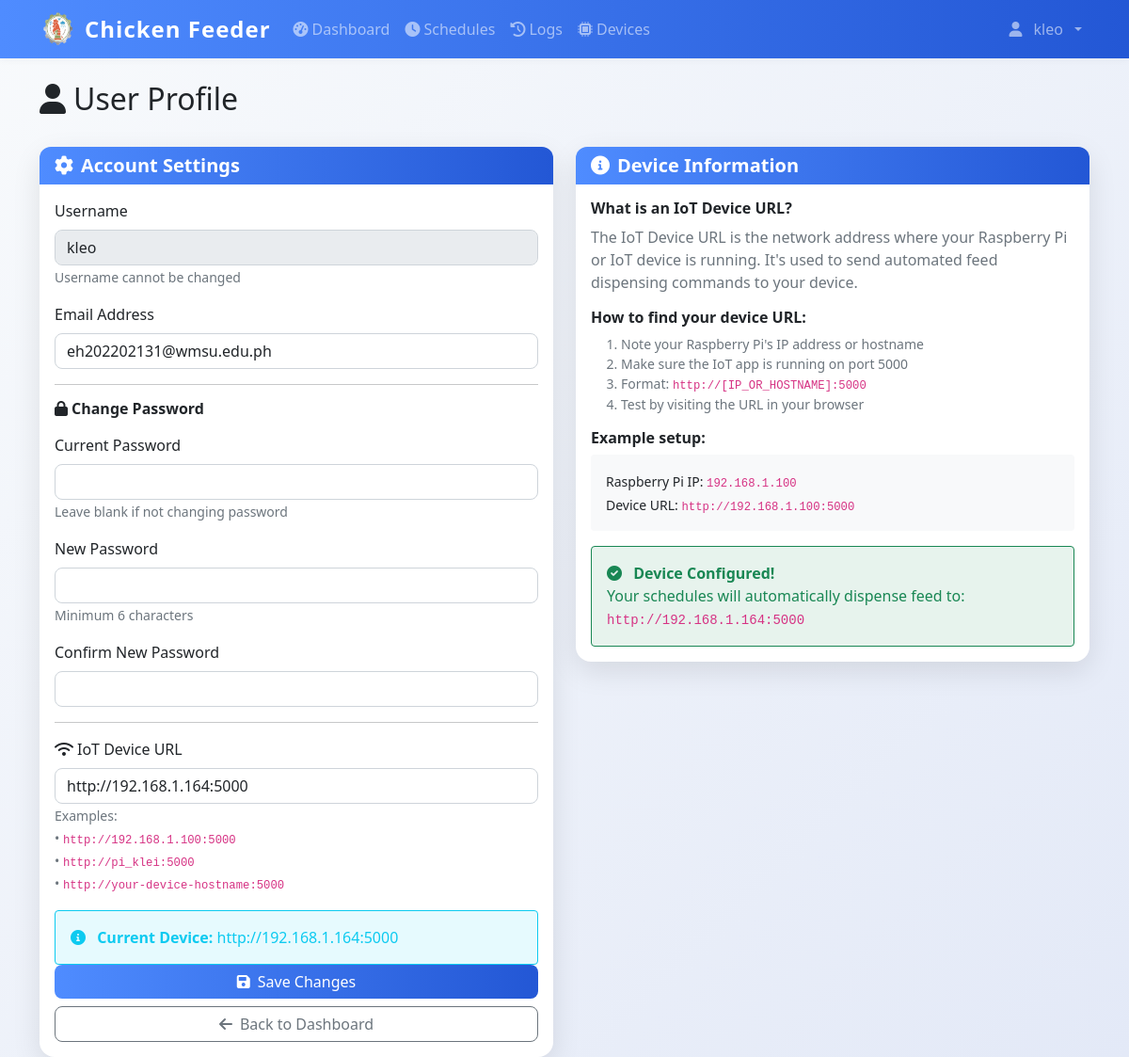
/profile (signed in), run on an earlier commit of the app's database.
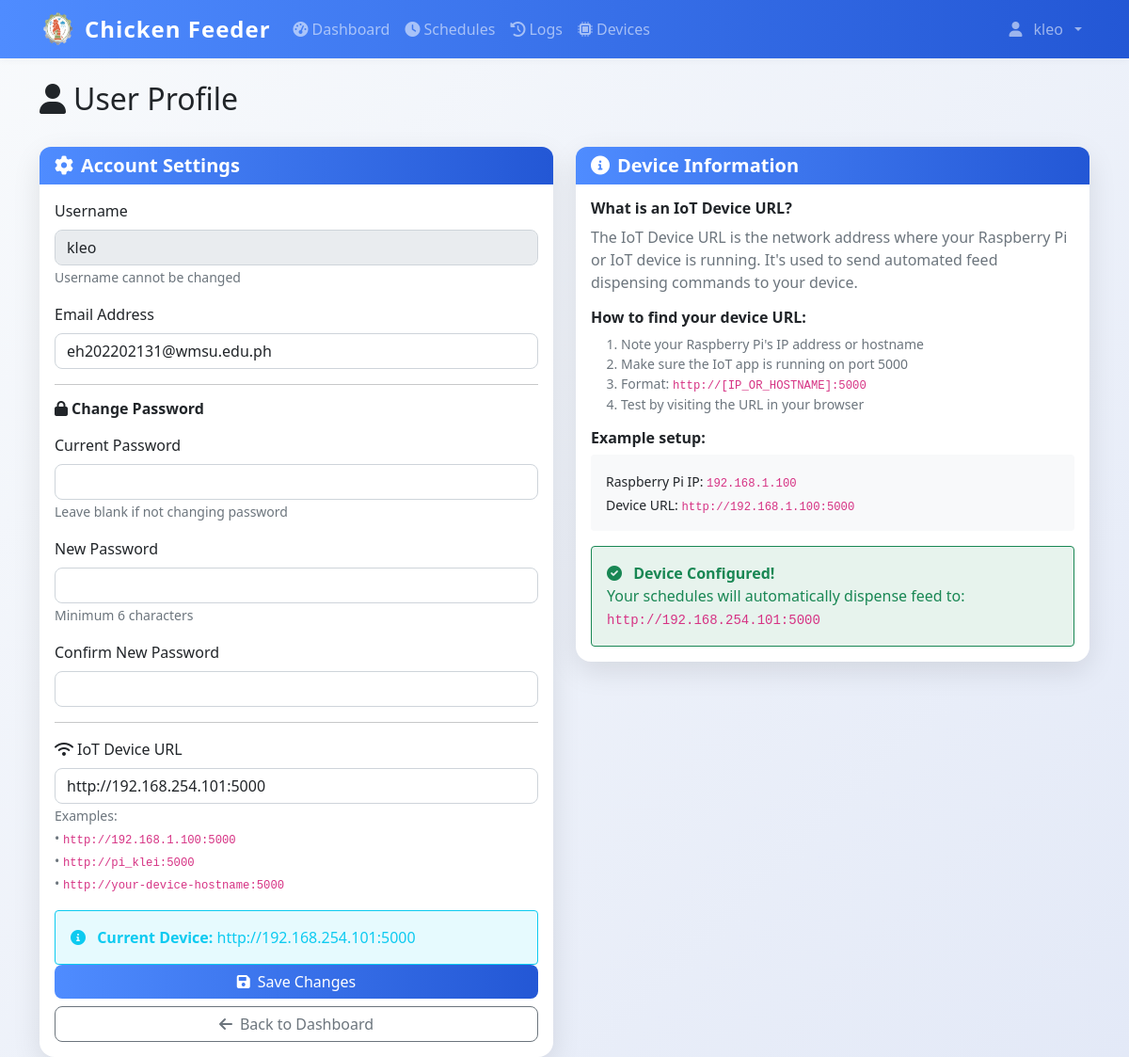
And on a later commit of the database.
### models.py (models this page shows)
class User(UserMixin, db.Model):
    id = db.Column(db.Integer, primary_key=True)
    username = db.Column(db.String(80), unique=True, nullable=False)
    email = db.Column(db.String(120), unique=True, nullable=False)
    password_hash = db.Column(db.String(120), nullable=False)
    iot_device_url = db.Column(db.String(255), nullable=True)  # e.g., 'http://192.168.1.100:5000' or 'pi_klei'
    is_admin = db.Column(db.Boolean, default=True)
    created_at = db.Column(db.DateTime, default=datetime.now)

### app.py (the view, shortened to what this page needs)
@app.route('/profile', methods=['GET', 'POST'])
@login_required
def profile():
    return render_template('profile.html', user=current_user)

### app.py (called while the page is built)
@login_manager.user_loader
def load_user(user_id):
    return db.session.get(User, int(user_id))

@app.context_processor
def inject_datetime():
    return {'datetime': datetime}

@app.before_request
def restrict_admin_from_user_pages():
    if current_user.is_authenticated and getattr(current_user, 'is_admin', False):
        if not request.path.startswith('/admin'):
            if not request.path.startswith('/static') and not request.path.startswith('/logout'):
                return redirect(url_for('admin.dashboard'))

### templates/profile.html (shortened to what this page needs)
{% extends "base.html" %}
{% block content %}
<div class="container mt-4">
    <div class="row mb-4">
        <div class="col">
            <h1 class="h2">
                <i class="fas fa-user me-2"></i>User Profile
            </h1>
        </div>
    </div>
    <div class="row">
        <div class="col-lg-6">
            <div class="card shadow">
                <div class="card-header bg-primary text-white">
                    <h5 class="card-title mb-0">
                        <i class="fas fa-cog me-2"></i>Account Settings
                    </h5>
                </div>
                <div class="card-body">
                    <form method="POST">
                        <div class="mb-3">
                            <label for="username" class="form-label">Username</label>
                            <input type="text" class="form-control" id="username" value="{{ user.username }}" disabled>
                            <small class="text-muted">Username cannot be changed</small>
                        </div>
                        <div class="mb-3">
                            <label for="email" class="form-label">Email Address</label>
                            <input type="email" class="form-control" id="email" name="email" value="{{ user.email }}" required>
                        </div>
                        <hr>
                        <h6 class="mb-3">
                            <i class="fas fa-lock me-1"></i>Change Password
                        </h6>
                        <div class="mb-3">
                            <label for="current_password" class="form-label">Current Password</label>
                            <input type="password" class="form-control" id="current_password" name="current_password">
                            <small class="text-muted">Leave blank if not changing password</small>
                        </div>
                        <div class="mb-3">
                            <label for="new_password" class="form-label">New Password</label>
                            <input type="password" class="form-control" id="new_password" name="new_password">
                            <small class="text-muted">Minimum 6 characters</small>
                        </div>
                        <div class="mb-3">
                            <label for="confirm_password" class="form-label">Confirm New Password</label>
                            <input type="password" class="form-control" id="confirm_password" name="confirm_password">
                        </div>
                        <hr>
                        <div class="mb-3">
                            <label for="iot_device_url" class="form-label">
                                <i class="fas fa-wifi me-1"></i>IoT Device URL
                            </label>
                            <input type="text" class="form-control" id="iot_device_url" name="iot_device_url"
                                placeholder="http://192.168.1.100:5000"
                                value="{{ user.iot_device_url or '' }}">
                            <small class="form-text text-muted">
                                Examples:<br>
                                • <code>http://192.168.1.100:5000</code><br>
                                • <code>http://pi_klei:5000</code><br>
                                • <code>http://your-device-hostname:5000</code>
                            </small>
                        </div>
                        {% if user.iot_device_url %}
                        <div class="bg-info bg-opacity-10 text-info border border-info rounded p-3" role="alert">
                            <i class="fas fa-info-circle me-2"></i>
                            <strong>Current Device:</strong> {{ user.iot_device_url }}
                        </div>
                        {% else %}
                        <div class="bg-warning bg-opacity-10 text-warning border border-warning rounded p-3" role="alert">
                            <i class="fas fa-exclamation-triangle me-2"></i>
                            <strong>No device configured.</strong> Scheduled feeds will fail without an IoT device URL.
                        </div>
                        {% endif %}
                        <div class="d-grid gap-2">
                            <button type="submit" class="btn btn-primary">
                                <i class="fas fa-save me-2"></i>Save Changes
                            </button>
                            <a href="{{ url_for('dashboard') }}" class="btn btn-outline-secondary">
                                <i class="fas fa-arrow-left me-2"></i>Back to Dashboard
                            </a>
                        </div>
                    </form>
                </div>
            </div>
        </div>
        <div class="col-lg-6">
            <div class="card shadow">
                <div class="card-header bg-primary text-white">
                    <h5 class="card-title mb-0">
                        <i class="fas fa-info-circle me-2"></i>Device Information
                    </h5>
                </div>
                <div class="card-body">
                    <div class="mb-3">
                        <h6>What is an IoT Device URL?</h6>
                        <p class="text-muted">
                            The IoT Device URL is the network address where your Raspberry Pi or IoT device is running.
                            It's used to send automated feed dispensing commands to your device.
                        </p>
                    </div>
                    <div class="mb-3">
                        <h6>How to find your device URL:</h6>
                        <ol class="text-muted small">
                            <li>Note your Raspberry Pi's IP address or hostname</li>
                            <li>Make sure the IoT app is running on port 5000</li>
                            <li>Format: <code>http://[IP_OR_HOSTNAME]:5000</code></li>
                            <li>Test by visiting the URL in your browser</li>
                        </ol>
                    </div>
                    <div class="mb-3">
                        <h6>Example setup:</h6>
                        <div class="bg-light p-3 rounded">
                            <small>
                                Raspberry Pi IP: <code>192.168.1.100</code><br>
                                Device URL: <code>http://192.168.1.100:5000</code>
                            </small>
                        </div>
                    </div>
                    {% if user.iot_device_url %}
                    <div class="bg-success bg-opacity-10 text-success border border-success rounded p-3" role="alert">
                        <i class="fas fa-check-circle me-2"></i>
                        <strong>Device Configured!</strong><br>
                        Your schedules will automatically dispense feed to: <code>{{ user.iot_device_url }}</code>
                    </div>
                    {% endif %}
                </div>
            </div>
        </div>
    </div>
</div>
{% endblock %}

### templates/base.html (shortened to what this page needs)
<!DOCTYPE html>
<html lang="en">
<head>
    <link href="https://cdn.jsdelivr.net/npm/bootstrap@5.1.3/dist/css/bootstrap.min.css" rel="stylesheet">
    <link href="https://cdnjs.cloudflare.com/ajax/libs/font-awesome/6.0.0/css/all.min.css" rel="stylesheet">
    <link href="{{ url_for('static', filename='css/style.css') }}" rel="stylesheet">
</head>
<body>
    {% if current_user.is_authenticated %}
    <nav class="navbar navbar-expand-lg navbar-dark bg-primary">
        <div class="container">
            <div class="d-flex align-items-center gap-2">
                <img src="{{ url_for('static', filename='img/chicken-logo.png') }}" alt="Logo" style="width:40px;height:40px;" >
                <a class="navbar-brand" href="{{ url_for('dashboard') }}">
                   Chicken Feeder
                </a>
            </div>
            <div class="collapse navbar-collapse" id="navbarNav">
                <ul class="navbar-nav me-auto">
                    <li class="nav-item">
                        <a class="nav-link {% if request.endpoint == 'dashboard' %}active{% endif %}"
                           href="{{ url_for('dashboard') }}">
                            <i class="fas fa-tachometer-alt me-1"></i>Dashboard
                        </a>
                    </li>
                    <li class="nav-item">
                        <a class="nav-link {% if request.endpoint in ['schedules', 'add_schedule'] %}active{% endif %}"
                           href="{{ url_for('schedules') }}">
                            <i class="fas fa-clock me-1"></i>Schedules
                        </a>
                    </li>
                    <li class="nav-item">
                        <a class="nav-link {% if request.endpoint == 'logs' %}active{% endif %}"
                           href="{{ url_for('logs') }}">
                            <i class="fas fa-history me-1"></i>Logs
                        </a>
                    </li>
                    <li class="nav-item">
                        <a class="nav-link {% if request.endpoint in ['devices', 'add_device'] %}active{% endif %}"
                           href="{{ url_for('devices') }}">
                            <i class="fas fa-microchip me-1"></i>Devices
                        </a>
                    </li>
                </ul>
                <ul class="navbar-nav">
                    <li class="nav-item dropdown">
                        <a class="nav-link dropdown-toggle d-flex align-items-center gap-2" href="#" id="navbarDropdown" role="button"
                           data-bs-toggle="dropdown" aria-expanded="false">
                            <i class="fas fa-user me-1 "></i>{{ current_user.username }}
                        </a>
                    </li>
                </ul>
            </div>
        </div>
    </nav>
    {% endif %}
    <main class="container-fluid align-items-center">
        {% block content %}{% endblock %}
    </main>
</body>
</html>

### static/css/style.css (style rules this page uses)
:root { --primary-color: #2c5f2d; --secondary-color: #97bc62; --success-color: #28a745; --danger-color: #dc3545; --warning-color: #ffc107; --info-color: #17a2b8; --light-color: #f8f9fa; --dark-color: #343a40; }
body { font-family: 'Segoe UI', Tahoma, Geneva, Verdana, sans-serif; background-color: #f5f7fa; }
.navbar-brand { font-weight: bold; font-size: 1.5rem; }
.navbar-nav .nav-link { font-weight: 500; transition: all 0.2s ease; }
.card { border: none; border-radius: 12px; box-shadow: 0 2px 10px rgba(0,0,0,0.08); transition: all 0.3s ease; }
.card-header { background: linear-gradient(135deg, #f8f9fa 0%, #e9ecef 100%); border-bottom: 1px solid #dee2e6; border-radius: 12px 12px 0 0 !important; font-weight: 600; }
.btn { border-radius: 8px; font-weight: 500; transition: all 0.2s ease; }
.btn-primary { background: linear-gradient(135deg, var(--primary-color) 0%, var(--secondary-color) 100%); border: none; }
.form-control, .form-select { border-radius: 8px; border: 1px solid #ced4da; transition: all 0.2s ease; }
.card.shadow { box-shadow: 0 10px 30px rgba(0,0,0,0.1) !important; }

### templates/base.html (style rules this page uses)
body { background: linear-gradient(135deg, #f8fafc 0%, #e3e9f7 100%); min-height: 100vh; }
.navbar { box-shadow: 0 2px 8px rgba(0,0,0,0.04); }
.card { border-radius: 1rem; box-shadow: 0 4px 24px rgba(0,0,0,0.07); }
.btn-primary, .bg-primary { background: linear-gradient(90deg, #4f8cff 0%, #2357d5 100%) !important; border: none; }
.card-title, h1, h2, h3, h4, h5, h6 { font-family: 'Segoe UI', 'Roboto', 'Arial', sans-serif; font-weight: 600; }
.navbar-brand { font-weight: bold; letter-spacing: 1px; }

What changed in the data, as far as the page shows it:
changed User "kleo": iot_device_url "http://192.168.1.164:5000" → "http://192.168.254.101:5000"
